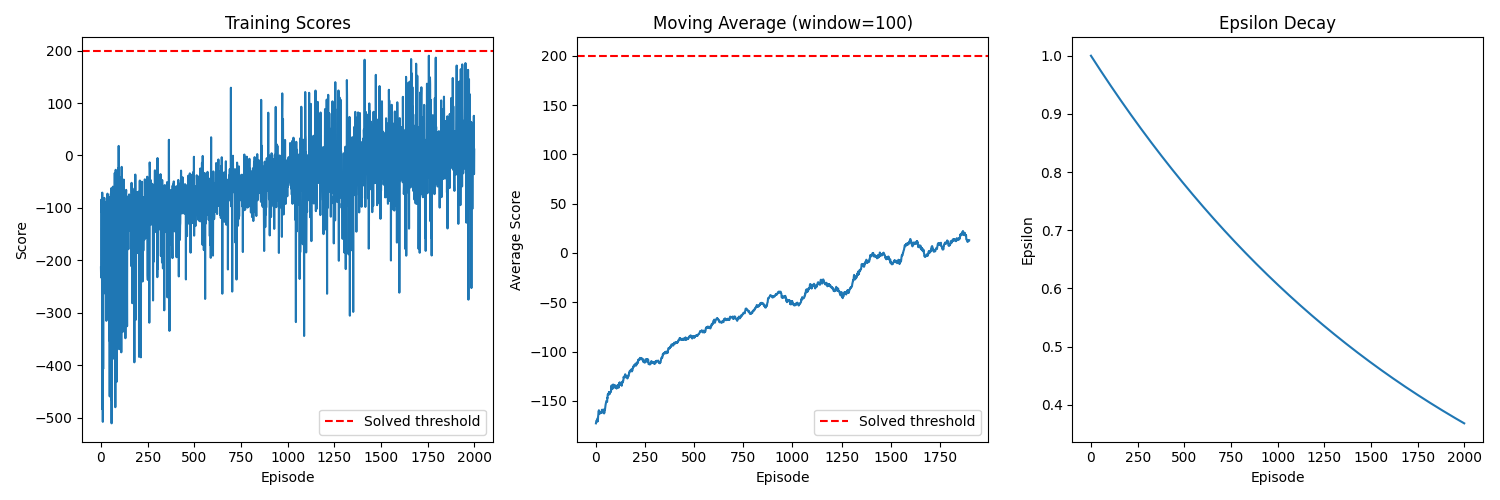

This figure's Python source:
import gym
import numpy as np
import random
import torch
from collections import deque
import matplotlib.pyplot as plt

import torch.nn as nn
import torch.optim as optim

# FIXED hyperparameters

alpha = 0.1
gamma = 0.99
epsilon = 1.0
epsilon_decay = 0.9995
min_epsilon = 0.01
num_episodes = 2000
max_steps = 200
memory = deque(maxlen=50000)
lr = 1e-3
batch_size = 64
target_update_freq = 1000

env = gym.make('LunarLander-v2', render_mode="human")

state_dim = env.observation_space.shape[0]
action_dim = env.action_space.n

print("State Space: ", state_dim)
print("Action Space: ", action_dim)

class DQN(nn.Module):
    def __init__(self, state_dim, action_dim):
        super(DQN, self).__init__()
        
        # Slightly deeper network
        self.linear_1 = nn.Linear(state_dim, 256)
        self.linear_2 = nn.Linear(256, 128)
        self.linear_3 = nn.Linear(128, 64)
        self.linear_4 = nn.Linear(64, action_dim)

        self.relu = nn.ReLU()
        self.dropout = nn.Dropout(0.1)  # Add some regularization

    def forward(self, x):
        x = self.relu(self.linear_1(x))
        x = self.dropout(x)
        x = self.relu(self.linear_2(x))
        x = self.dropout(x)
        x = self.relu(self.linear_3(x))
        x = self.linear_4(x)
        return x

# Initialize networks
policy_net = DQN(state_dim=state_dim, action_dim=action_dim)
target_net = DQN(state_dim, action_dim)
target_net.load_state_dict(policy_net.state_dict())
target_net.eval()  # Set target network to eval mode

optimizer = optim.Adam(policy_net.parameters(), lr=lr)
loss_fn = nn.MSELoss()

def select_action(state, epsilon):
    if random.random() < epsilon:
        return random.randint(0, action_dim - 1)
    else:
        state = torch.FloatTensor(state).unsqueeze(0)
        with torch.no_grad():
            return policy_net(state).argmax().item()

def train():
    # Wait for enough experiences before training
    if len(memory) < 2000:
        return
    
    batch = random.sample(memory, batch_size)
    states, actions, rewards, next_states, dones = zip(*batch)

    states = np.array(states, dtype=np.float32)
    next_states = np.array(next_states, dtype=np.float32)

    states = torch.FloatTensor(states)
    actions = torch.LongTensor(actions).unsqueeze(1)
    rewards = torch.FloatTensor(rewards)
    next_states = torch.FloatTensor(next_states)
    dones = torch.FloatTensor(dones)

    # Double DQN improvement
    current_q_values = policy_net(states).gather(1, actions).squeeze(1)
    
    # Use policy network to select actions, target network to evaluate
    next_actions = policy_net(next_states).argmax(1).unsqueeze(1)
    next_q_values = target_net(next_states).gather(1, next_actions).squeeze(1)
    
    target_q_values = rewards + gamma * next_q_values * (1 - dones)

    loss = loss_fn(current_q_values, target_q_values.detach())
    
    optimizer.zero_grad() # Empty or clear the gradients
    loss.backward() # Calculate the gradients
    # Gradient clipping for stability
    torch.nn.utils.clip_grad_norm_(policy_net.parameters(), max_norm=1.0)
    optimizer.step() # Update the gradients

scores = []
step_count = 0

print(f"Memory buffer size: {memory.maxlen}")
print(f"Will start training after {2000} experiences")

for ep in range(num_episodes):
    reset_result = env.reset()

    if isinstance(reset_result, tuple):
        state, _ = reset_result
    else:
        state = reset_result

    done = False
    score = 0
    episode_steps = 0

    while not done and episode_steps < max_steps:
        action = select_action(state, epsilon)
        next_state, reward, terminated, truncated, _ = env.step(action)
        done = terminated or truncated

        state = np.array(state, dtype=np.float32)
        next_state = np.array(next_state, dtype=np.float32)

        memory.append([state, action, reward, next_state, float(done)])
        state = next_state
        score += reward
        step_count += 1
        episode_steps += 1
        
        # Train every step (if enough memory)
        train()
        
        # Update target network based on steps, not episodes
        if step_count % target_update_freq == 0:
            target_net.load_state_dict(policy_net.state_dict())
            print(f"Target network updated at step {step_count}")

    scores.append(score)
    epsilon = max(min_epsilon, epsilon * epsilon_decay)

    if ep % 50 == 0:
        avg_score = np.mean(scores[-100:]) if len(scores) >= 100 else np.mean(scores)
        print(f"Episode {ep}, Score: {score:.2f}, Avg Score: {avg_score:.2f}, Epsilon: {epsilon:.3f}, Memory: {len(memory)}")

print("Training completed!")

# Enhanced plotting
plt.figure(figsize=(15, 5))

plt.subplot(1, 3, 1)
plt.plot(scores)
plt.title('Training Scores')
plt.xlabel('Episode')
plt.ylabel('Score')
plt.axhline(y=200, color='r', linestyle='--', label='Solved threshold')
plt.legend()

# Moving average
window_size = 100
if len(scores) >= window_size:
    moving_avg = np.convolve(scores, np.ones(window_size)/window_size, mode='valid')
    plt.subplot(1, 3, 2)
    plt.plot(moving_avg)
    plt.title(f'Moving Average (window={window_size})')
    plt.xlabel('Episode')
    plt.ylabel('Average Score')
    plt.axhline(y=200, color='r', linestyle='--', label='Solved threshold')
    plt.legend()

# Epsilon decay
epsilons = [1.0 * (epsilon_decay ** i) for i in range(len(scores))]
epsilons = [max(min_epsilon, e) for e in epsilons]
plt.subplot(1, 3, 3)
plt.plot(epsilons)
plt.title('Epsilon Decay')
plt.xlabel('Episode')
plt.ylabel('Epsilon')

plt.tight_layout()
plt.show()

final_avg = np.mean(scores[-100:]) if len(scores) >= 100 else np.mean(scores)
print(f"Final average score: {final_avg:.2f}")
print(f"Best score achieved: {max(scores):.2f}")
print(f"Episodes with positive scores: {sum(1 for s in scores if s > 0)}")
